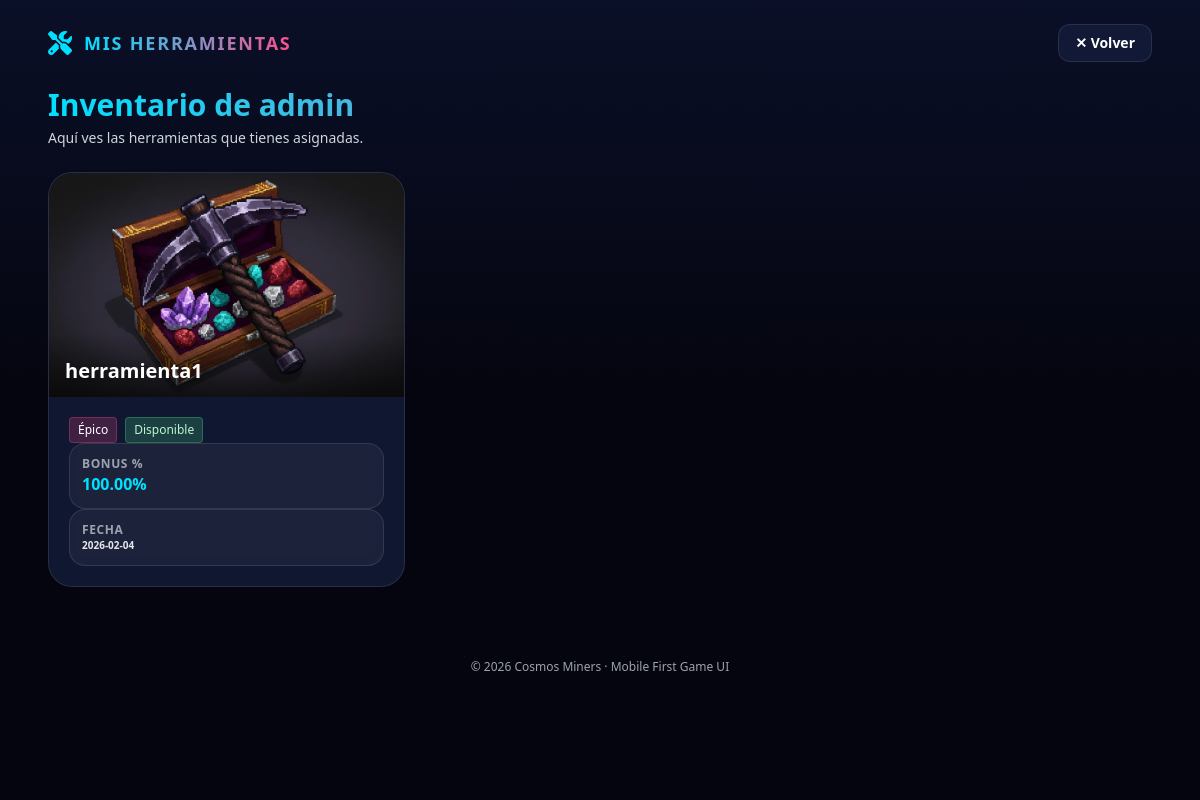
Page /tools/ (signed in) on the earlier database version.
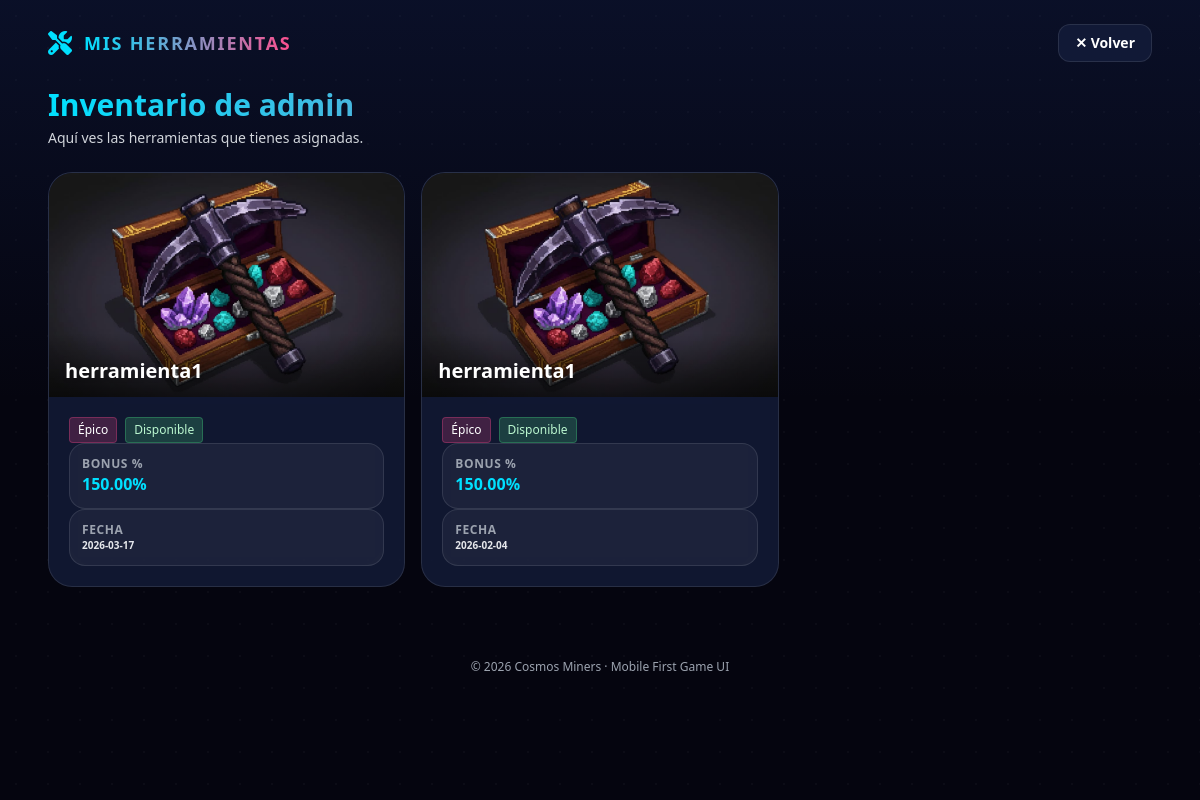
Same page on the later database version.
### game/models.py (models this page shows, shortened)
class UserTool(models.Model):
    owner = models.ForeignKey(
        Profile,
        on_delete=models.CASCADE,
        related_name="tools"
    )
    tool_type = models.ForeignKey(
        ToolType,
        on_delete=models.PROTECT,
        related_name="user_tools"
    )
    status = models.CharField(
        max_length=20,
        choices=ToolStatus.choices,
        default=ToolStatus.IDLE
    )
    obtained_at = models.DateTimeField(auto_now_add=True)

class ToolType(models.Model):
    name = models.CharField(max_length=100)
    image = models.ImageField(
        upload_to="tools/",
        null=True,
        blank=True
    )
    rarity = models.CharField(
        max_length=20,
        choices=ToolRarity.choices
    )
    bonus_pct = models.DecimalField(
        max_digits=5,
        decimal_places=2,
        default=Decimal("100.00"),
        help_text="Bonus de producción en %. Ej: 100=x1, 200=x2 (duplica rango mineral)"
    )
    is_active = models.BooleanField(default=True)
    is_free = models.BooleanField(default=False)
    created_at = models.DateTimeField(auto_now_add=True)

### game/views_tools.py (the view)
# urls.py: path("tools/", tools_view, name="tools_view"),
@login_required
def tools_view(request):
    profile, _ = Profile.objects.get_or_create(user=request.user)
    tools = profile.tools.select_related("tool_type").order_by("-obtained_at")
    return render(request, "game/tools.html", {"profile": profile, "tools": tools})

### game/templates/game/tools.html (shortened to what the changed rows need)
<!DOCTYPE html>
<html lang="es">
<head>
    <script src="https://cdn.tailwindcss.com"></script>
    <link rel="stylesheet" href="https://cdnjs.cloudflare.com/ajax/libs/font-awesome/6.4.0/css/all.min.css" />
</head>
<body class="min-h-screen bg-space text-white overflow-x-hidden relative">
    <main class="relative z-10 px-6 pb-12 max-w-6xl mx-auto">
        <section class="mb-6">
            <h1
                class="text-3xl font-black leading-tight bg-gradient-to-r from-accent to-pink bg-clip-text text-transparent">
            </h1>
        </section>
        <section class="grid gap-4 sm:grid-cols-2 lg:grid-cols-3">
            {% for t in tools %}
            <article
                class="bg-card backdrop-blur-xl border border-white/10 rounded-3xl overflow-hidden hover:border-accent/30 transition">
                <div class="relative">
                    {% if t.tool_type.image %}
                    <img src="{{ t.tool_type.image.url }}" alt="{{ t.tool_type.name }}"
                        class="w-full h-44 sm:h-48 lg:h-56 object-cover" />
                    {% else %}
                    <div class="w-full h-44 sm:h-48 lg:h-56 bg-white/5 flex items-center justify-center text-accent">
                        <i class="fas fa-tools text-5xl"></i>
                    </div>
                    {% endif %}
                    <div class="absolute inset-x-0 bottom-0 h-16 bg-gradient-to-t from-black/60 to-transparent"></div>
                    <div class="absolute left-4 bottom-3 right-4">
                        <div class="font-black text-xl truncate drop-shadow">{{ t.tool_type.name }}</div>
                    </div>
                </div>
                <div class="p-5">
                    <div class="flex items-center gap-2 flex-wrap">
                        {% if t.tool_type.rarity == 'common' %}
                        <span class="px-2 py-1 rounded bg-white/10 text-xs text-gray-200">Común</span>
                        {% elif t.tool_type.rarity == 'rare' %}
                        <span
                            class="px-2 py-1 rounded bg-blue-400/20 text-xs text-blue-200 border border-blue-400/30">Raro</span>
                        {% elif t.tool_type.rarity == 'epic' %}
                        <span
                            class="px-2 py-1 rounded bg-pink/20 text-xs text-pink-200 border border-pink/30">Épico</span>
                        {% elif t.tool_type.rarity == 'legendary' %}
                        <span
                            class="px-2 py-1 rounded bg-yellow-400/20 text-xs text-yellow-200 border border-yellow-400/30">Legendario</span>
                        {% else %}
                        <span class="px-2 py-1 rounded bg-white/10 text-xs">{{ t.tool_type.get_rarity_display }}</span>
                        {% endif %}
                        {% if t.status == 'idle' %}
                        <span
                            class="px-2 py-1 rounded bg-green-400/20 text-xs text-green-200 border border-green-400/30">Disponible</span>
                        {% elif t.status == 'traveling' %}
                        <span
                            class="px-2 py-1 rounded bg-yellow-400/20 text-xs text-yellow-200 border border-yellow-400/30">En
                            uso</span>
                        {% else %}
                        <span class="px-2 py-1 rounded bg-white/10 text-xs">{{ t.get_status_display }}</span>
                        {% endif %}
                    </div>
                        <div class="rounded-2xl bg-white/5 border border-white/10 p-3 col-span-2">
                            <div class="text-xs text-gray-400 font-bold uppercase tracking-wider">Bonus %</div>
                            <div class="font-bold text-accent">{{ t.tool_type.bonus_pct }}%</div>
                        </div>
                        <div class="rounded-2xl bg-white/5 border border-white/10 p-3">
                            <div class="text-xs text-gray-400 font-bold uppercase tracking-wider">Fecha</div>
                            <div class="font-semibold text-gray-200 text-[10px]">{{ t.obtained_at|date:"Y-m-d" }}</div>
                        </div>
                </div>
            </article>
            {% endfor %}
        </section>
    </main>
</body>
</html>

Differences in the rows shown:
added UserTool: tool_type.image (picture), tool_type.name "herramienta1", shows "Épico", status "Disponible", tool_type.bonus_pct "150.00", obtained_at "2026-03-17"
changed through a linked row, UserTool (number 2 of 2 on the later page): tool_type.bonus_pct "100.00" → "150.00"
